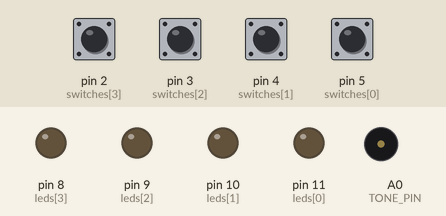
This sketch was run on a simulated Arduino Uno, built with avr-gcc and run on an emulated ATmega328P. On the bench: output pins drawn as LEDs (lit = HIGH), buzzer (waves = sounding). Dashed ring = blinking. The inputs (shaded band) are chosen by the test bench; at power-on: pin 2 (switches[3]), pin 3 (switches[2]), pin 4 (switches[1]), pin 5 (switches[0]) HIGH. Random numbers use the default seed unless the sketch sets one.

Above: at 7.6 s.
7.7 s: pin 4 (switches[1]) pulled LOW for 1 s
At 7.88 s:
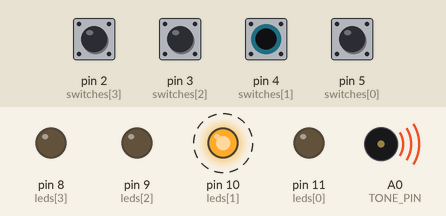
10.2 s: pin 2 (switches[3]) pulled LOW for 0.15 s
At 16.7 s:
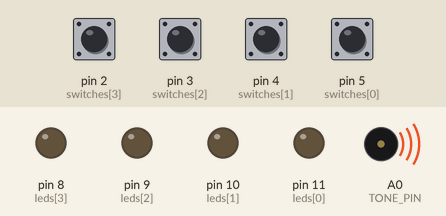
At 62.25 s:
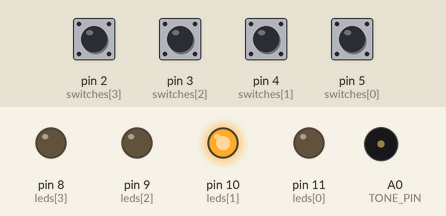
Timing chart, 0 to 63.7 s (numbered marks = the images above; inputs shaded):
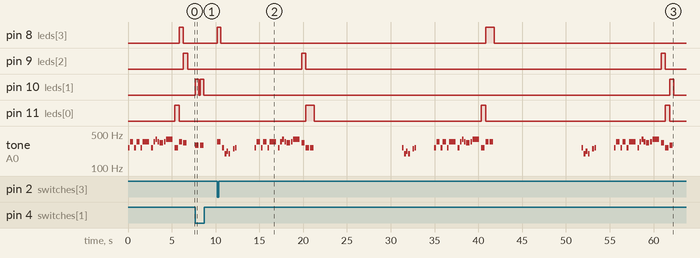

The sketch:

SimonSays.ino
```cpp
#include "pitches.h"
#include "SimonSays.h"

#define TONE_PIN A0
#define NUMBER 4
const int switches[NUMBER] = {5, 4, 3, 2};
const int leds[NUMBER] = {11, 10, 9, 8};
const int notes[NUMBER] = {
	NOTE_C4, NOTE_D4, NOTE_E4,NOTE_F4,
};

int q_num = 3;
int *questions = NULL;
int *answers = NULL;
int answer_num = 0;
unsigned long lastClickTime;

State state = STATE_START;

int noteStart[] = {
	NOTE_C4, NOTE_F4, NOTE_C4, NOTE_F4, NOTE_C4, NOTE_F4, NOTE_C4,
	NOTE_F4, NOTE_G4, NOTE_F4, NOTE_E4, NOTE_F4, NOTE_G4
};
int noteDurationsStart[] = {16, 8, 16, 8, 16, 4, 16, 16, 16, 16, 8, 16, 4};

int noteCorrect[] = {NOTE_C4, NOTE_C4, NOTE_G4, NOTE_C5, NOTE_G4, NOTE_C5};
int noteDurationsCorrect[] = {16, 16, 16, 8, 16, 8};

int noteWrong[] = {
	NOTE_C4, NOTE_G3, NOTE_G3, NOTE_A3, NOTE_G3, NOTE_, NOTE_B3, NOTE_C4
};
int noteDurationsWrong[] = {16, 32, 32, 16, 16, 16, 16, 16};

Melody melodys[MELODY_MAX] = {
	{noteStart, noteDurationsStart, 13},
	{noteCorrect, noteDurationsCorrect, 6},
	{noteWrong, noteDurationsWrong, 8},
};

void playtone(int *note, int *noteDurations, int num){
  for(int thisNote = 0; thisNote < num; thisNote++){

    // to calculate the note duration, take one second
    // divided by the note type.
    //e.g. quarter note = 1000 / 4, eighth note = 1000/8, etc.
    int noteDuration = 3000 / noteDurations[thisNote];
    tone(TONE_PIN, note[thisNote], noteDuration);

    // to distinguish the notes, set a minimum time between them.
    // the note's duration + 30% seems to work well:
    int pauseBetweenNotes = noteDuration * 1.30;
    delay(pauseBetweenNotes);
    // stop the tone playing:
    //noTone(8);
  }
}

void playMelody(Melody_Enum me){
	playtone(melodys[me].note, melodys[me].duration, melodys[me].number);
}

void setup(){
	for(int i = 0; i < NUMBER; i++){
		pinMode(switches[i], INPUT);
		digitalWrite(switches[i], HIGH);

		pinMode(leds[i], OUTPUT);
		digitalWrite(leds[i], LOW);
	}

	randomSeed(analogRead(A1));
}

void reset(){
	free(questions);
	questions = NULL;

	answer_num = 0;
	free(answers);
	answers = NULL;

	for(int i = 0; i < NUMBER; i++){
		digitalWrite(leds[i], LOW);
	}
}

void playOneTone(int note, float delayScale){
	int noteDuration = 3000 / 8;
    tone(TONE_PIN, note, noteDuration);

    int pauseBetweenNotes = noteDuration * delayScale;
    delay(pauseBetweenNotes);

}
void playQuestionsTone(){
	for(int i = 0; i < q_num; i++){
		digitalWrite(leds[questions[i]], HIGH);
		playOneTone(notes[questions[i]], 1.3);
		digitalWrite(leds[questions[i]], LOW);
	}
}

boolean check(){
	for(int i = 0; i < q_num; i++){
		if(questions[i] != answers[i]){
			return false;
		}
	}
	return true;
}

void loop(){
	switch(state){
		case STATE_START:{
			reset();
			playMelody(MELODY_START);
			state = STATE_QUESTION;
			break;
		}

		case STATE_QUESTION:{
			questions = (int *)(malloc(sizeof(int) * q_num));
			answers = (int *)(malloc(sizeof(int) * q_num));
			for(int i = 0; i < q_num; i++){
				questions[i] = random(0, NUMBER);
			}
			answer_num = 0;
			playQuestionsTone();
			lastClickTime = millis();
			state = STATE_ANSWER;
			break;
		}

		case STATE_ANSWER:{
			const unsigned long nowTime = millis();
			if(nowTime >= lastClickTime + 10000UL){
				state = STATE_WRONG;
				break;
			}

			for(int i = 0; i < NUMBER; i++){
				int ss = digitalRead(switches[i]);
				if(ss == LOW){
					digitalWrite(leds[i], HIGH);
					lastClickTime = nowTime;
					answers[answer_num] = i;
					answer_num++;
					playOneTone(notes[i], 1);
					digitalWrite(leds[i], LOW);
					delay(200);
					break;
				}

			}

			if(answer_num >= q_num){
				state = check() ? STATE_CORRECT : STATE_WRONG;
			}
			break;
		}

		case STATE_CORRECT:{
			q_num++;
			playMelody(MELODY_CORRECT);
			delay(2000);
			state = STATE_START;
			break;
		}

		case STATE_WRONG:{
			playMelody(MELODY_WRONG);
			delay(2000);
			state = STATE_START;
			break;
		}

		default:{
			state = STATE_START;
			break;
		}
	}
}
```

SimonSays.h
```cpp
#ifndef SimonSays_h
#define SimonSays_h

typedef struct{
	int *note;
	int *duration;
	int number;
}Melody;
typedef enum{
	MELODY_START,
	MELODY_CORRECT,
	MELODY_WRONG,
	MELODY_MAX,
} Melody_Enum;
typedef enum{
	STATE_START,
	STATE_QUESTION,
	STATE_ANSWER,
	STATE_CORRECT,
	STATE_WRONG,
	STATE_MAX,
} State;

#endif
```

pitches.h
```cpp
#define NOTE_    0
#define NOTE_B0  31
#define NOTE_C1  33
#define NOTE_CS1 35
#define NOTE_D1  37
#define NOTE_DS1 39
#define NOTE_E1  41
#define NOTE_F1  44
#define NOTE_FS1 46
#define NOTE_G1  49
#define NOTE_GS1 52
#define NOTE_A1  55
#define NOTE_AS1 58
#define NOTE_B1  62
#define NOTE_C2  65
#define NOTE_CS2 69
#define NOTE_D2  73
#define NOTE_DS2 78
#define NOTE_E2  82
#define NOTE_F2  87
#define NOTE_FS2 93
#define NOTE_G2  98
#define NOTE_GS2 104
#define NOTE_A2  110
#define NOTE_AS2 117
#define NOTE_B2  123
#define NOTE_C3  131
#define NOTE_CS3 139
#define NOTE_D3  147
#define NOTE_DS3 156
#define NOTE_E3  165
#define NOTE_F3  175
#define NOTE_FS3 185
#define NOTE_G3  196
#define NOTE_GS3 208
#define NOTE_A3  220
#define NOTE_AS3 233
#define NOTE_B3  247
#define NOTE_C4  262
#define NOTE_CS4 277
#define NOTE_D4  294
#define NOTE_DS4 311
#define NOTE_E4  330
#define NOTE_F4  349
#define NOTE_FS4 370
#define NOTE_G4  392
#define NOTE_GS4 415
#define NOTE_A4  440
#define NOTE_AS4 466
#define NOTE_B4  494
#define NOTE_C5  523
#define NOTE_CS5 554
#define NOTE_D5  587
#define NOTE_DS5 622
#define NOTE_E5  659
#define NOTE_F5  698
#define NOTE_FS5 740
#define NOTE_G5  784
#define NOTE_GS5 831
#define NOTE_A5  880
#define NOTE_AS5 932
#define NOTE_B5  988
#define NOTE_C6  1047
#define NOTE_CS6 1109
#define NOTE_D6  1175
#define NOTE_DS6 1245
#define NOTE_E6  1319
#define NOTE_F6  1397
#define NOTE_FS6 1480
#define NOTE_G6  1568
#define NOTE_GS6 1661
#define NOTE_A6  1760
#define NOTE_AS6 1865
#define NOTE_B6  1976
#define NOTE_C7  2093
#define NOTE_CS7 2217
#define NOTE_D7  2349
#define NOTE_DS7 2489
#define NOTE_E7  2637
#define NOTE_F7  2794
#define NOTE_FS7 2960
#define NOTE_G7  3136
#define NOTE_GS7 3322
#define NOTE_A7  3520
#define NOTE_AS7 3729
#define NOTE_B7  3951
#define NOTE_C8  4186
#define NOTE_CS8 4435
#define NOTE_D8  4699
#define NOTE_DS8 4978
```

Measured:
- after the input at 7.7 s, pin 10 (leds[1]): alternates HIGH for 0.38 s and LOW for 0.20 s, 4 changes in all, then stays LOW, starting at once; tone on A0 (TONE_PIN): alternates 294 Hz for 0.38 s and silent for 0.20 s, 4 changes in all, then stays silent, starting at once
- after the input at 10.2 s, pin 10 (leds[1]): LOW → HIGH after 51.6 s, → LOW 0.49 s later
- by itself, pin 9 (leds[2]): alternates HIGH for 0.49 s and LOW for 40.5 s
- by itself, pin 11 (leds[0]): repeats every 19.5 s: LOW 19.1 s, HIGH 0.49 s
- by itself, tone on A0 (TONE_PIN): plays 262 Hz for 0.19 s, 349 Hz for 0.38 s, 262 Hz for 0.19 s, 349 Hz for 0.38 s, 262 Hz for 0.19 s, 349 Hz for 0.75 s … (16 notes in this stretch)
